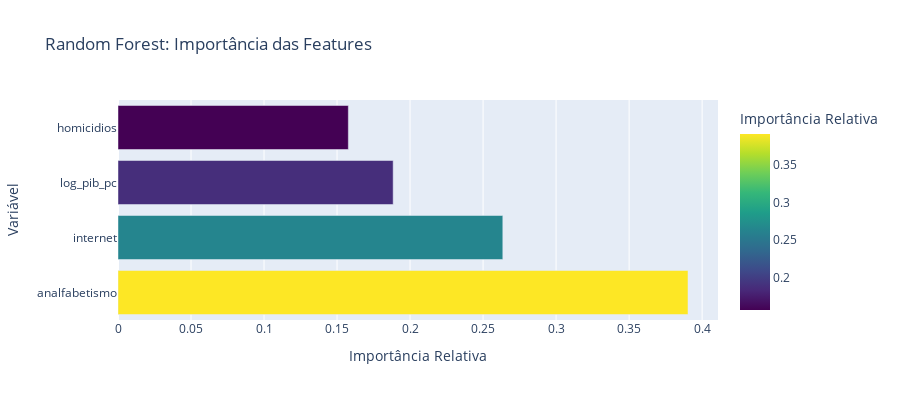

The cell this chart's notebook holds for it:
### Markdown cell above
## 3. Modelo 1: Random Forest Regressor (Não-linear)

### Por que usar Random Forest?

> O Random Forest foi escolhido por capturar relações não lineares complexas entre os indicadores e o IDHM, ser robusto a outliers, dispensar normalização dos dados e reduzir overfitting por meio do uso de ensembles. Além disso, oferece medidas interpretáveis de importância das variáveis, facilitando a análise e a comunicação dos resultados.

### Fórmula Geral
$$\hat{y}_{RF} = \frac{1}{B} \sum_{b=1}^{B} T_b(x)$$

Onde:
- $B$ = número de árvores (200)
- $T_b(x)$ = predição da árvore $b$
- $\hat{y}_{RF}$ = média das predições

### Feature Importance (Mean Decrease Impurity)
$$\text{Importance}_j = \frac{1}{B} \sum_{b=1}^{B} \sum_{t \in T_b} \mathbb{1}[\text{split}_t = j] \times \Delta \text{Impurity}_t$$

Onde:
- $j$ = feature de interesse
- $\Delta \text{Impurity}_t$ = redução de impureza no split $t$

### Code cell
# RandomizedSearchCV para Random Forest
rf_search = RandomizedSearchCV(
    estimator=RandomForestRegressor(random_state=42),
    param_distributions=param_dist_rf,
    n_iter=20,
    scoring='r2',
    cv=5,
    random_state=42,
    n_jobs=-1,
    verbose=1
)
rf_search.fit(X_train, y_train)
rf_model = rf_search.best_estimator_
print("Melhores parâmetros (RF):", rf_search.best_params_)

# Predições
y_train_pred_rf = rf_model.predict(X_train)
y_test_pred_rf = rf_model.predict(X_test)

# Métricas
r2_train_rf = r2_score(y_train, y_train_pred_rf)
r2_test_rf = r2_score(y_test, y_test_pred_rf)
rmse_test_rf = np.sqrt(mean_squared_error(y_test, y_test_pred_rf))
mae_test_rf = mean_absolute_error(y_test, y_test_pred_rf)

# Validação Cruzada
cv_scores_rf = cross_val_score(rf_model, X_train, y_train, cv=5, scoring='r2')

print(f"\n Desempenho:")
print(f"   R² Treino: {r2_train_rf:.4f}")
print(f"   R² Teste:  {r2_test_rf:.4f}")
print(f"   RMSE:      {rmse_test_rf:.4f}")
print(f"   MAE:       {mae_test_rf:.4f}")
print(f"\n Validação Cruzada (5-fold):")
print(f"   R² Médio: {cv_scores_rf.mean():.4f} (+/- {cv_scores_rf.std():.4f})")

# Feature Importance
feature_importance_rf = pd.DataFrame({
    'Feature': variaveis_preditoras,
    'Importance': rf_model.feature_importances_
}).sort_values('Importance', ascending=False)

print(f"\n Feature Importance (Random Forest):")
for idx, row in feature_importance_rf.iterrows():
    pct = row['Importance'] * 100
    print(f"   {row['Feature']:20s}: {pct:6.2f}%")

# Visualização de Feature Importance
fig_rf_imp = px.bar(
    feature_importance_rf,
    x='Importance',
    y='Feature',
    orientation='h',
    title='Random Forest: Importância das Features',
    labels={'Importance': 'Importância Relativa', 'Feature': 'Variável'},
    color='Importance',
    color_continuous_scale='Viridis'
)
fig_rf_imp.update_layout(showlegend=False, height=400)
fig_rf_imp.show()

### Figure 1 — Plotly figure (JSON) as saved in the notebook; plotly's stock layout.template omitted (floating-point values rounded to 4 significant figures)
{"data": [{"hovertemplate": "Importância Relativa=%{marker.color}<br>Variável=%{y}<extra></extra>", "legendgroup": "", "marker": {"color": [0.3903, 0.2635, 0.1884, 0.1577], "coloraxis": "coloraxis", "pattern": {"shape": ""}}, "name": "", "orientation": "h", "showlegend": false, "textposition": "auto", "type": "bar", "x": [0.3903, 0.2635, 0.1884, 0.1577], "xaxis": "x", "y": ["analfabetismo", "internet", "log_pib_pc", "homicidios"], "yaxis": "y"}], "layout": {"barmode": "relative", "coloraxis": {"colorbar": {"title": {"text": "Importância Relativa"}}, "colorscale": [[0, "#440154"], [0.1111, "#482878"], [0.2222, "#3e4989"], [0.3333, "#31688e"], [0.4444, "#26828e"], [0.5556, "#1f9e89"], [0.6667, "#35b779"], [0.7778, "#6ece58"], [0.8889, "#b5de2b"], [1, "#fde725"]]}, "height": 400, "legend": {"tracegroupgap": 0}, "showlegend": false, "title": {"text": "Random Forest: Importância das Features"}, "xaxis": {"anchor": "y", "domain": [0, 1], "title": {"text": "Importância Relativa"}}, "yaxis": {"anchor": "x", "domain": [0, 1], "title": {"text": "Variável"}}}}
